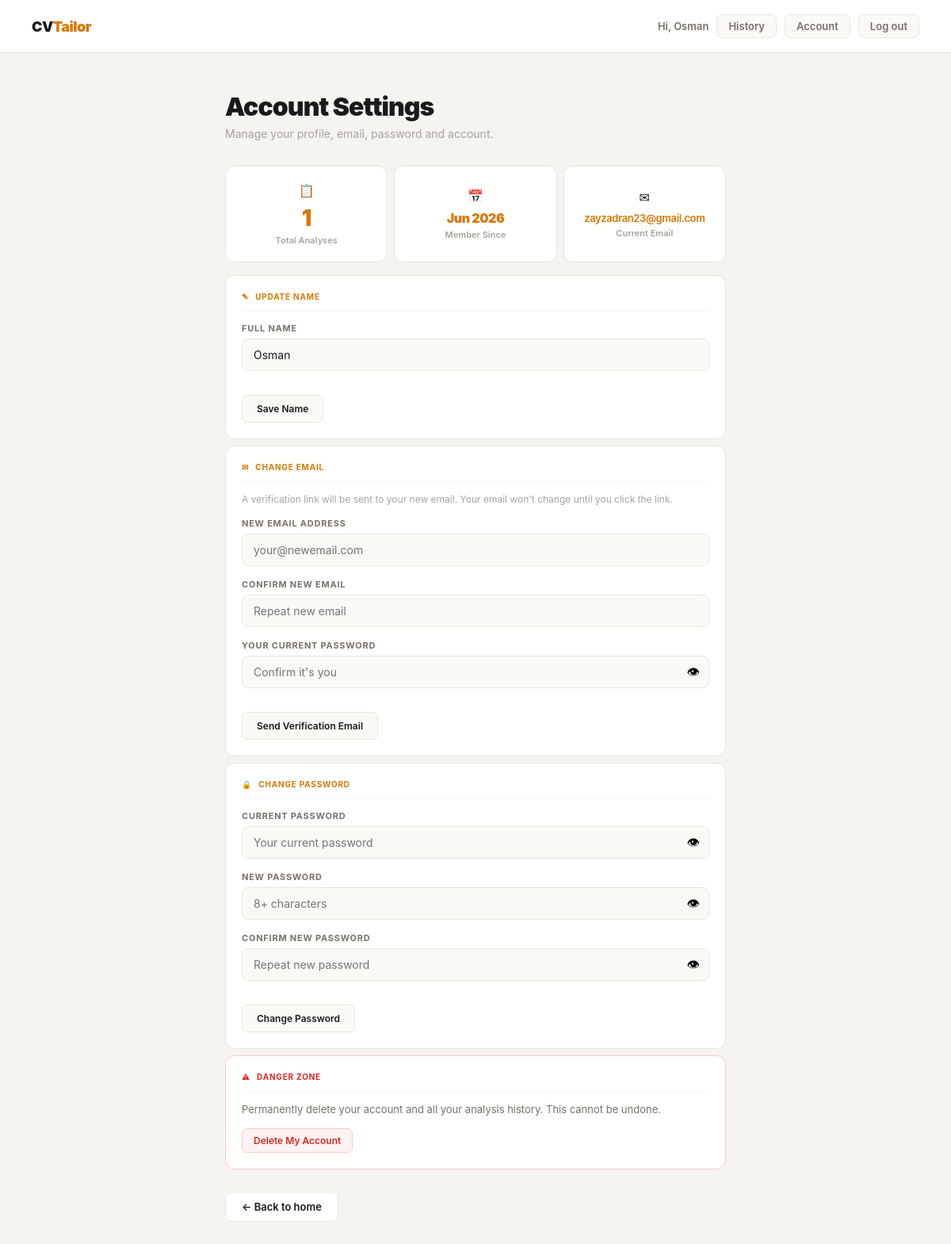
Page /account (signed in) on the earlier database version.
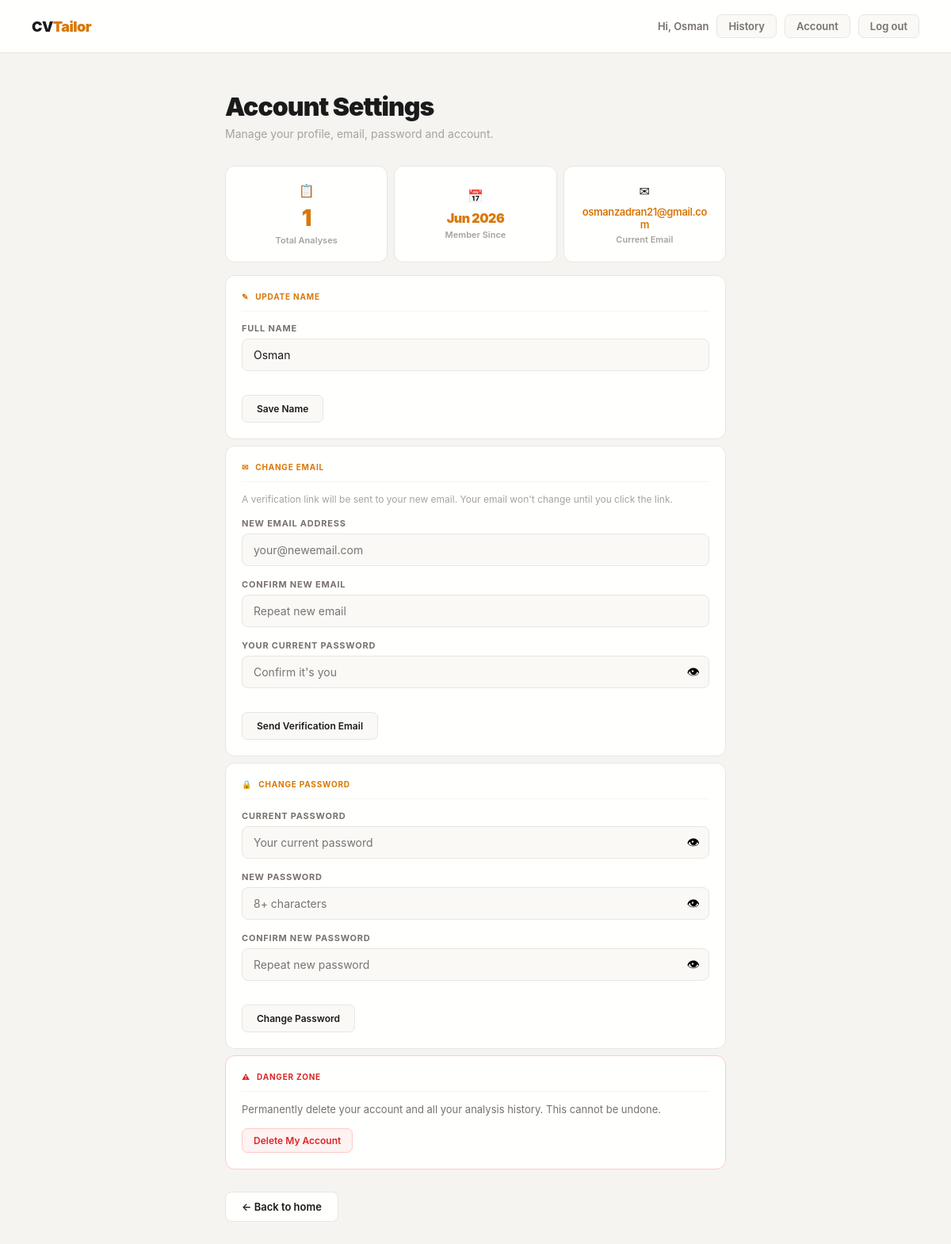
Same page on the later database version.
### app.py (models this page shows)
class User(UserMixin, db.Model):
    id = db.Column(db.Integer, primary_key=True)
    email = db.Column(db.String(150), unique=True, nullable=False)
    name = db.Column(db.String(150), nullable=False)
    password = db.Column(db.String(200), nullable=False)
    created_at = db.Column(db.DateTime, default=datetime.utcnow)
    pending_email = db.Column(db.String(150), nullable=True)
    analyses = db.relationship('Analysis', backref='user', lazy=True)

### app.py (the view)
@app.route('/account')
@login_required
def account():
    analyses = Analysis.query.filter_by(user_id=current_user.id).all()
    return render_template('account.html', total=len(analyses))

### app.py (called while the page is built)
@login_manager.user_loader
def load_user(user_id):
    try:
        return db.session.get(User, int(user_id))
    except Exception:
        return None

### templates/account.html (shortened to what this page needs)
<!DOCTYPE html>
<html lang="en">
<head>
    <link rel="stylesheet" href="/static/style.css">
</head>
<body>
<nav class="nav">
    <div class="nav-logo">CV<span>Tailor</span></div>
    <div style="display:flex;gap:10px;align-items:center;">
        {% if current_user.is_authenticated %}
            <span class="nav-name">Hi, {{ current_user.name.split()[0] }}</span>
            <a href="/history" class="history-nav-btn">History</a>
            <a href="/account" class="history-nav-btn">Account</a>
            <a href="/logout" class="history-nav-btn">Log out</a>
        {% else %}
            <a href="/login" class="history-nav-btn">Log in</a>
            <a href="/signup" class="nav-badge" style="text-decoration:none;">Sign up free</a>
        {% endif %}
    </div>
</nav>
<div class="container">
    <div style="margin-bottom:32px;">
        <h1 class="result-title">Account Settings</h1>
        <p class="result-sub">Manage your profile, email, password and account.</p>
    </div>
    <div class="top-row" style="margin-bottom:16px;">
        <div class="stat-card">
            <div class="stat-icon">📋</div>
            <div class="stat-num" style="color:#d97706;">{{ total }}</div>
            <div class="stat-label">Total Analyses</div>
        </div>
        <div class="stat-card">
            <div class="stat-icon">📅</div>
            <div class="stat-num" style="color:#d97706;font-size:16px;">{{ current_user.created_at.strftime('%b %Y') }}</div>
            <div class="stat-label">Member Since</div>
        </div>
        <div class="stat-card">
            <div class="stat-icon">✉</div>
            <div class="stat-num" style="color:#d97706;font-size:13px;font-weight:600;word-break:break-all;">{{ current_user.email }}</div>
            <div class="stat-label">Current Email</div>
        </div>
    </div>
    <div class="section-card">
        <div class="section-header amber-header">
            <span class="section-icon">✎</span> Update Name
        </div>
        <form method="POST" action="/account/update">
            <div class="auth-field">
                <label class="auth-label">Full Name</label>
                <input type="text" name="name" class="auth-input" value="{{ current_user.name }}" required>
            </div>
            <button type="submit" class="copy-btn" style="margin-top:14px;">Save Name</button>
        </form>
    </div>
    <div class="section-card">
        <div class="section-header amber-header">
            <span class="section-icon">✉</span> Change Email
        </div>
        <p style="font-size:12px;color:#a8a29e;margin-bottom:16px;">A verification link will be sent to your new email. Your email won't change until you click the link.</p>
        <form method="POST" action="/account/update">
            <div class="auth-field">
                <label class="auth-label">New Email Address</label>
                <input type="email" name="new_email" class="auth-input" placeholder="your@newemail.com" required>
            </div>
            <div class="auth-field" style="margin-top:12px;">
                <label class="auth-label">Confirm New Email</label>
                <input type="email" name="confirm_email" class="auth-input" placeholder="Repeat new email" required>
            </div>
            <div class="auth-field" style="margin-top:12px;">
                <label class="auth-label">Your Current Password</label>
                <div class="password-wrap">
                    <input type="password" name="password" id="ep1" class="auth-input" placeholder="Confirm it's you" required>
                    <button type="button" class="eye-btn" onclick="togglePw('ep1',this)">👁</button>
                </div>
            </div>
            <button type="submit" class="copy-btn" style="margin-top:14px;">Send Verification Email</button>
        </form>
    </div>
    <div class="section-card">
        <div class="section-header amber-header">
            <span class="section-icon">🔒</span> Change Password
        </div>
        <form method="POST" action="/account/update">
            <div class="auth-field">
                <label class="auth-label">Current Password</label>
                <div class="password-wrap">
                    <input type="password" name="current_password" id="cp1" class="auth-input" placeholder="Your current password" required>
                    <button type="button" class="eye-btn" onclick="togglePw('cp1',this)">👁</button>
                </div>
            </div>
            <div class="auth-field" style="margin-top:12px;">
                <label class="auth-label">New Password</label>
                <div class="password-wrap">
                    <input type="password" name="new_password" id="cp2" class="auth-input" placeholder="8+ characters" required>
                    <button type="button" class="eye-btn" onclick="togglePw('cp2',this)">👁</button>
                </div>
            </div>
            <div class="auth-field" style="margin-top:12px;">
                <label class="auth-label">Confirm New Password</label>
                <div class="password-wrap">
                    <input type="password" name="confirm_password" id="cp3" class="auth-input" placeholder="Repeat new password" required>
                    <button type="button" class="eye-btn" onclick="togglePw('cp3',this)">👁</button>
                </div>
            </div>
            <button type="submit" class="copy-btn" style="margin-top:14px;">Change Password</button>
        </form>
    </div>
    <div class="section-card" style="border-color:#fecaca;">
        <div class="section-header red-header">
            <span class="section-icon">⚠</span> Danger Zone
        </div>
        <p style="font-size:13px;color:#78716c;margin-bottom:16px;">Permanently delete your account and all your analysis history. This cannot be undone.</p>
        <form method="POST" action="/account/update" onsubmit="return confirm('Are you sure? This will permanently delete your account and all your data.')">
            <button type="submit" class="delete-btn">Delete My Account</button>
        </form>
    </div>
    <a href="/" class="back-btn">← Back to home</a>
</div>
</body>
</html>

### static/style.css (style rules this page uses)
* { margin: 0; padding: 0; box-sizing: border-box; }
body { font-family: -apple-system, 'Segoe UI', Arial, sans-serif; background: #f5f4f0; color: #1a1a1a; }
.nav { display: flex; align-items: center; justify-content: space-between; padding: 18px 40px; background: #fffffe; border-bottom: 1px solid #e8e6e0; position: sticky; top: 0; z-index: 100; }
.nav-logo { font-size: 18px; font-weight: 900; color: #1a1a1a; letter-spacing: -0.03em; }
.nav-logo span { color: #d97706; }
.container { max-width: 680px; margin: 0 auto; padding: 48px 24px 80px; }
.result-title { font-size: 32px; font-weight: 900; color: #1a1a1a; letter-spacing: -0.03em; margin-bottom: 6px; }
.result-sub { color: #a8a29e; font-size: 14px; margin-bottom: 28px; }
.top-row { display: grid; grid-template-columns: 1fr 1fr 1fr; gap: 8px; margin-bottom: 8px; }
.stat-card { background: #fffffe; border: 1px solid #e8e6e0; border-radius: 12px; padding: 20px; display: flex; flex-direction: column; align-items: center; justify-content: center; text-align: center; gap: 4px; }
.stat-icon { font-size: 16px; margin-bottom: 4px; }
.stat-num { font-size: 28px; font-weight: 900; letter-spacing: -0.03em; }
.stat-label { font-size: 11px; color: #a8a29e; font-weight: 600; }
.section-card { background: #fffffe; border: 1px solid #e8e6e0; border-radius: 12px; padding: 20px; margin-bottom: 8px; }
.section-header { display: flex; align-items: center; gap: 8px; font-size: 10px; font-weight: 700; text-transform: uppercase; letter-spacing: 0.08em; margin-bottom: 14px; padding-bottom: 12px; border-bottom: 1px solid #f5f4f0; color: #78716c; }
.red-header { color: #dc2626; }
.amber-header { color: #d97706; }
.copy-btn { background: #faf9f6; color: #1a1a1a; border: 1px solid #e8e6e0; padding: 9px 18px; border-radius: 7px; font-size: 12px; font-weight: 600; cursor: pointer; transition: background 0.15s; margin-right: 8px; font-family: inherit; }
.back-btn { display: inline-block; margin-top: 20px; background: #fffffe; color: #1a1a1a; border: 1px solid #e8e6e0; padding: 10px 20px; border-radius: 8px; text-decoration: none; font-size: 13px; font-weight: 600; transition: background 0.15s; }
.delete-btn { background: #fef2f2; color: #dc2626; border: 1px solid #fecaca; padding: 7px 14px; border-radius: 7px; font-size: 12px; font-weight: 600; cursor: pointer; font-family: inherit; transition: background 0.15s; }
.history-nav-btn { font-size: 13px; font-weight: 600; color: #78716c; text-decoration: none; padding: 6px 14px; border-radius: 7px; border: 1px solid #e8e6e0; background: #faf9f6; transition: background 0.15s; }
.auth-field { margin-bottom: 16px; }
.auth-label { display: block; font-size: 11px; font-weight: 700; color: #78716c; text-transform: uppercase; letter-spacing: 0.07em; margin-bottom: 6px; }
.auth-input { width: 100%; background: #faf9f6; border: 1px solid #e8e6e0; border-radius: 8px; padding: 11px 14px; color: #1a1a1a; font-size: 14px; box-sizing: border-box; transition: border-color 0.15s; font-family: inherit; }
.nav-name { font-size: 13px; font-weight: 600; color: #78716c; }
.password-wrap { position: relative; display: flex; align-items: center; }
.password-wrap .auth-input { padding-right: 44px; width: 100%; }
.eye-btn { position: absolute; right: 12px; background: none; border: none; cursor: pointer; font-size: 16px; padding: 0; line-height: 1; }

Differences in the rows shown:
changed User "Osman": email "zayzadran23@gmail.com" → "osmanzadran21@gmail.com"
